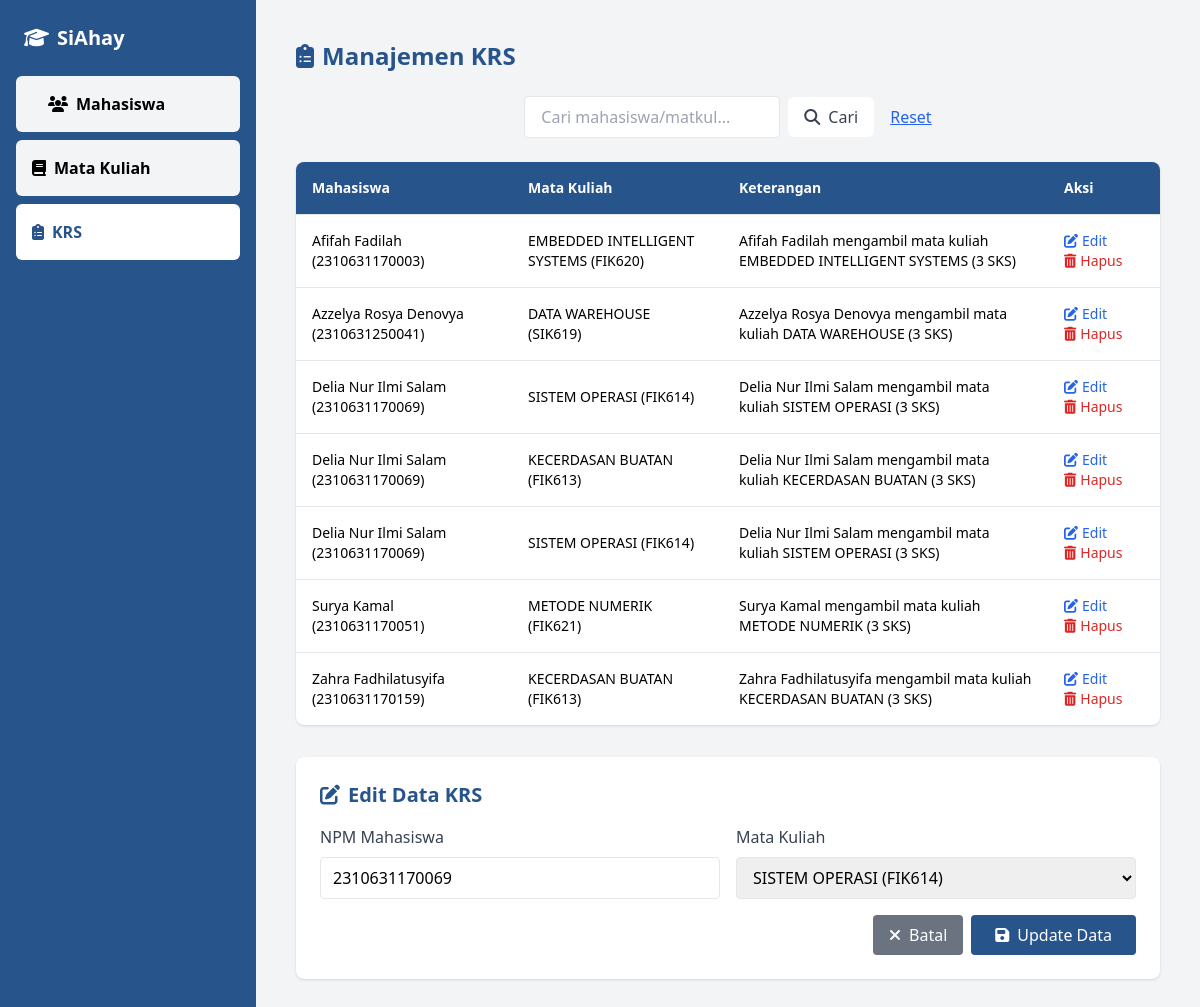
Page /krs.php?edit=9 on the committed database.
### tables this page shows
CREATE TABLE `krs` (
  `id` int(11) NOT NULL,
  `mahasiswa_npm` char(13) DEFAULT NULL,
  `matakuliah_kodemk` char(6) DEFAULT NULL
);

CREATE TABLE `mahasiswa` (
  `npm` char(13) NOT NULL,
  `nama` varchar(50) DEFAULT NULL,
  `jurusan` enum('Teknik Informatika','Sistem Operasi') DEFAULT NULL,
  `alamat` text DEFAULT NULL
);

CREATE TABLE `matakuliah` (
  `kodemk` char(6) NOT NULL,
  `nama` varchar(50) DEFAULT NULL,
  `jumlah_sks` int(3) DEFAULT NULL
);

### krs.php (the view, shortened to what this page needs)
<?php
include('koneksi.php');
$editMode = false;
$editData = null;
if (isset($_GET['edit'])) {
    $id = $_GET['edit'];
    $result = $koneksi->query("SELECT * FROM krs WHERE id=$id");
    if ($result->num_rows > 0) {
        $editMode = true;
        $editData = $result->fetch_assoc();
    }
}
$cari = isset($_GET['cari']) ? $_GET['cari'] : '';
$sql = "
    SELECT krs.id, mahasiswa.nama AS nama_mhs, mahasiswa.npm, matakuliah.nama AS nama_mk, matakuliah.kodemk, matakuliah.jumlah_sks
    FROM krs
    JOIN mahasiswa ON krs.mahasiswa_npm = mahasiswa.npm
    JOIN matakuliah ON krs.matakuliah_kodemk = matakuliah.kodemk
    WHERE mahasiswa.nama LIKE '%$cari%' OR matakuliah.nama LIKE '%$cari%'
    ORDER BY mahasiswa.nama
";
$data = $koneksi->query($sql);
$matkul = $koneksi->query("SELECT * FROM matakuliah ORDER BY nama");
?>
<!DOCTYPE html>
<html lang="en">
<head>
    <script src="https://cdn.tailwindcss.com"></script>
    <link rel="stylesheet" href="https://cdnjs.cloudflare.com/ajax/libs/font-awesome/6.4.0/css/all.min.css">
</head>
<body class="bg-gray-100 min-h-screen flex">
    <aside class="w-64 bg-[#27548A] text-white flex flex-col">
        <div class="p-6 text-xl font-bold flex items-center">
            <i class="fas fa-graduation-cap mr-2"></i>
            <a href="index.php" class="text-white hover:underline">SiAhay</a>
        </div>
        <nav class="flex-1 px-4 space-y-2">
            <a href="mhs.php" class="block bg-gray-100 text-black font-semibold hover:bg-[#B2C6D5] rounded-md px-8 py-4 text-center flex items-center">
                <i class="fas fa-users mr-2"></i>
                <span>Mahasiswa</span>
            </a>
            <a href="matkul.php" class="block bg-gray-100 text-black font-semibold hover:bg-[#B2C6D5] rounded-md px-4 py-4 text-center flex items-center">
                <i class="fas fa-book mr-2"></i>
                <span>Mata Kuliah</span>
            </a>
            <a href="krs.php" class="block bg-white text-[#27548A]  font-semibold hover:bg-[#B2C6D5] rounded-md px-4 py-4 text-center flex items-center">
                <i class="fas fa-clipboard-list mr-2"></i>
                <span>KRS</span>
            </a>
        </nav>
    </aside>
    <main class="flex-1 p-10 fade-in">
        <h1 class="text-2xl font-bold mb-6 text-[#27548A] flex items-center">
            <i class="fas fa-clipboard-list mr-2"></i>
            <span>Manajemen KRS</span>
        </h1>
        <form method="GET" class="mb-6 flex items-center gap-2 justify-center">
            <input type="text" name="cari" placeholder="Cari mahasiswa/matkul..."
                   value="<?= htmlspecialchars($cari) ?>"
                   class="px-4 py-2 border rounded w-64 focus:outline-none focus:ring-2 focus:ring-blue-500">
            <button type="submit" class="bg-white px-4 py-2 hover:bg-[#27548A]/30 rounded-md flex items-center">
                <i class="fas fa-search mr-2 text-gray-700"></i>
                <span class="text-gray-700">Cari</span>
            </button>
            <a href="krs.php" class="text-blue-600 underline ml-2">Reset</a>
        </form>
        <div class="overflow-x-auto bg-white rounded-lg shadow hover-effect">
            <table class="w-full text-sm">
                <thead class="bg-[#27548A] text-white">
                    <tr>
                        <th class="p-4 text-left">Mahasiswa</th>
                        <th class="p-4 text-left">Mata Kuliah</th>
                        <th class="p-4 text-left">Keterangan</th>
                        <th class="p-4 text-left">Aksi</th>
                    </tr>
                </thead>
                <tbody>
                    <?php if ($data->num_rows > 0): ?>
                        <?php while ($krs = $data->fetch_assoc()): ?>
                            <tr class="border-t hover:bg-gray-50">
                                <td class="p-4"><?= $krs['nama_mhs'] ?> (<?= $krs['npm'] ?>)</td>
                                <td class="p-4"><?= $krs['nama_mk'] ?> (<?= $krs['kodemk'] ?>)</td>
                                <td class="p-4">
                                    <?= $krs['nama_mhs'] ?> mengambil mata kuliah <?= $krs['nama_mk'] ?> (<?= $krs['jumlah_sks'] ?> SKS)
                                </td>
                                <td class="p-4">
                                    <a href="krs.php?edit=<?= $krs['id'] ?>"
                                       class="text-blue-600 hover:text-blue-800 inline-flex items-center">
                                        <i class="fas fa-edit mr-1"></i> Edit
                                    </a>
                                    <a href="krs.php?hapus=<?= $krs['id'] ?>"
                                       onclick="return confirm('Yakin hapus data?')"
                                       class="text-red-600 hover:text-red-800 inline-flex items-center">
                                        <i class="fas fa-trash-alt mr-1"></i> Hapus
                                    </a>
                                </td>
                            </tr>
                        <?php endwhile ?>
                    <?php endif ?>
                </tbody>
            </table>
        </div>
        <div class="bg-white p-6 rounded-lg shadow mt-8 hover-effect">
            <h2 class="text-xl font-semibold mb-4 text-[#27548A] flex items-center">
                <i class="fas <?= $editMode ? 'fa-edit' : 'fa-plus-circle' ?> mr-2"></i>
                <?= $editMode ? 'Edit Data KRS' : 'Tambah KRS Baru' ?>
            </h2>
            <form method="POST">
                <div class="grid grid-cols-1 md:grid-cols-2 gap-4 mb-4">
                    <div>
                        <label for="mahasiswa_npm" class="block text-gray-700 mb-2">NPM Mahasiswa</label>
                        <input type="text" name="mahasiswa_npm" id="mahasiswa_npm"
                               value="<?= $editMode ? $editData['mahasiswa_npm'] : '' ?>"
                               required
                               class="w-full px-3 py-2 border rounded focus:outline-none focus:ring-2 focus:ring-blue-500"
                               placeholder="Masukkan NPM Mahasiswa">
                    </div>
                    <div>
                        <label for="matakuliah_kodemk" class="block text-gray-700 mb-2">Mata Kuliah</label>
                        <select name="matakuliah_kodemk" id="matakuliah_kodemk"
                                required
                                class="w-full px-3 py-2 border rounded focus:outline-none focus:ring-2 focus:ring-blue-500">
                            <?php
                            $matkul->data_seek(0);
                            while ($mk = $matkul->fetch_assoc()):
                                $selected = ($editMode && $editData['matakuliah_kodemk'] == $mk['kodemk']) ? 'selected' : '';
                            ?>
                                <option value="<?= $mk['kodemk'] ?>" <?= $selected ?>>
                                    <?= $mk['nama'] ?> (<?= $mk['kodemk'] ?>)
                                </option>
                            <?php endwhile; ?>
                        </select>
                    </div>
                </div>
                <div class="flex justify-end">
                    <?php if ($editMode): ?>
                        <a href="krs.php" class="bg-gray-500 text-white px-4 py-2 rounded hover:bg-gray-700 mr-2 flex items-center">
                            <i class="fas fa-times mr-2"></i> Batal
                        </a>
                    <?php endif; ?>
                    <button type="submit" class="bg-[#27548A] text-white px-6 py-2 rounded hover:bg-[#1e436e] flex items-center">
                        <i class="fas <?= $editMode ? 'fa-save' : 'fa-plus' ?> mr-2"></i>
                        <?= $editMode ? 'Update Data' : 'Tambah KRS' ?>
                    </button>
                </div>
            </form>
        </div>
    </main>
</body>
</html>

### krs.php (style rules this page uses)
.fade-in { animation: fadeIn 0.6s ease-out; }

### rows in the picture
krs: mahasiswa_npm.nama "Afifah Fadilah", mahasiswa_npm.npm "2310631170003", matakuliah_kodemk.nama "EMBEDDED INTELLIGENT SYSTEMS", matakuliah_kodemk.kodemk "FIK620", matakuliah_kodemk.jumlah_sks "3"
krs: mahasiswa_npm.nama "Azzelya Rosya Denovya", mahasiswa_npm.npm "2310631250041", matakuliah_kodemk.nama "DATA WAREHOUSE", matakuliah_kodemk.kodemk "SIK619", matakuliah_kodemk.jumlah_sks "3"
krs: mahasiswa_npm.nama "Delia Nur Ilmi Salam", mahasiswa_npm.npm "2310631170069", matakuliah_kodemk.nama "SISTEM OPERASI", matakuliah_kodemk.kodemk "FIK614", matakuliah_kodemk.jumlah_sks "3"
krs: mahasiswa_npm.nama "Delia Nur Ilmi Salam", mahasiswa_npm.npm "2310631170069", matakuliah_kodemk.nama "KECERDASAN BUATAN", matakuliah_kodemk.kodemk "FIK613", matakuliah_kodemk.jumlah_sks "3"
krs: mahasiswa_npm.nama "Delia Nur Ilmi Salam", mahasiswa_npm.npm "2310631170069", matakuliah_kodemk.nama "SISTEM OPERASI", matakuliah_kodemk.kodemk "FIK614", matakuliah_kodemk.jumlah_sks "3", mahasiswa_npm "2310631170069"
krs: mahasiswa_npm.nama "Surya Kamal", mahasiswa_npm.npm "2310631170051", matakuliah_kodemk.nama "METODE NUMERIK", matakuliah_kodemk.kodemk "FIK621", matakuliah_kodemk.jumlah_sks "3"
krs: mahasiswa_npm.nama "Zahra Fadhilatusyifa", mahasiswa_npm.npm "2310631170159", matakuliah_kodemk.nama "KECERDASAN BUATAN", matakuliah_kodemk.kodemk "FIK613", matakuliah_kodemk.jumlah_sks "3"

### other values in the picture
form field matakuliah_kodemk "SISTEM OPERASI (FIK614)"
